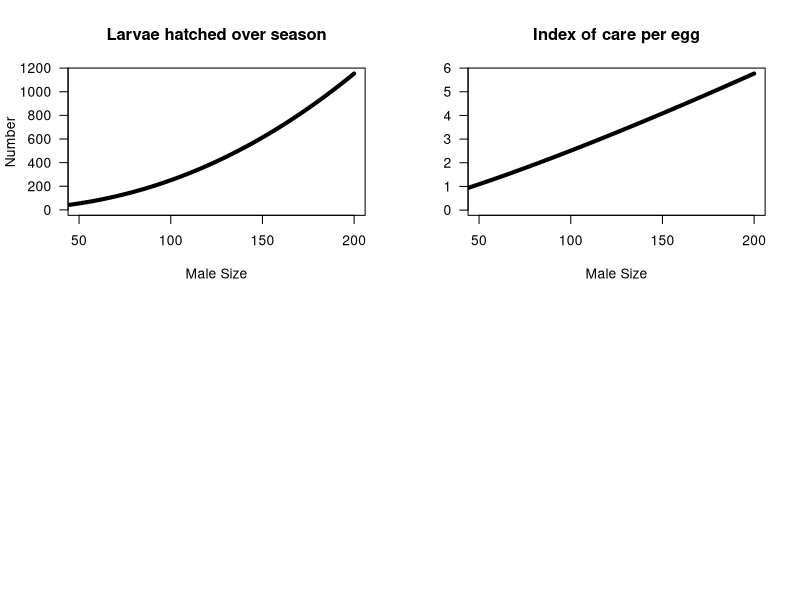

Generate this figure with R:
eggs=1:200

Y=(eggs^2.2)/1e+02
par(mfrow=c(2,2)) 
plot(eggs, Y, type="l", lwd=4, las=1, xlab="Male Size", main="Larvae hatched over season", ylab="Number", xlim=c( 50, 200))
plot(eggs, Y/eggs, type="l", lwd=4, las=1, xlab="Male Size", ylab="", main="Index of care per egg", xlim=c(50, 200))